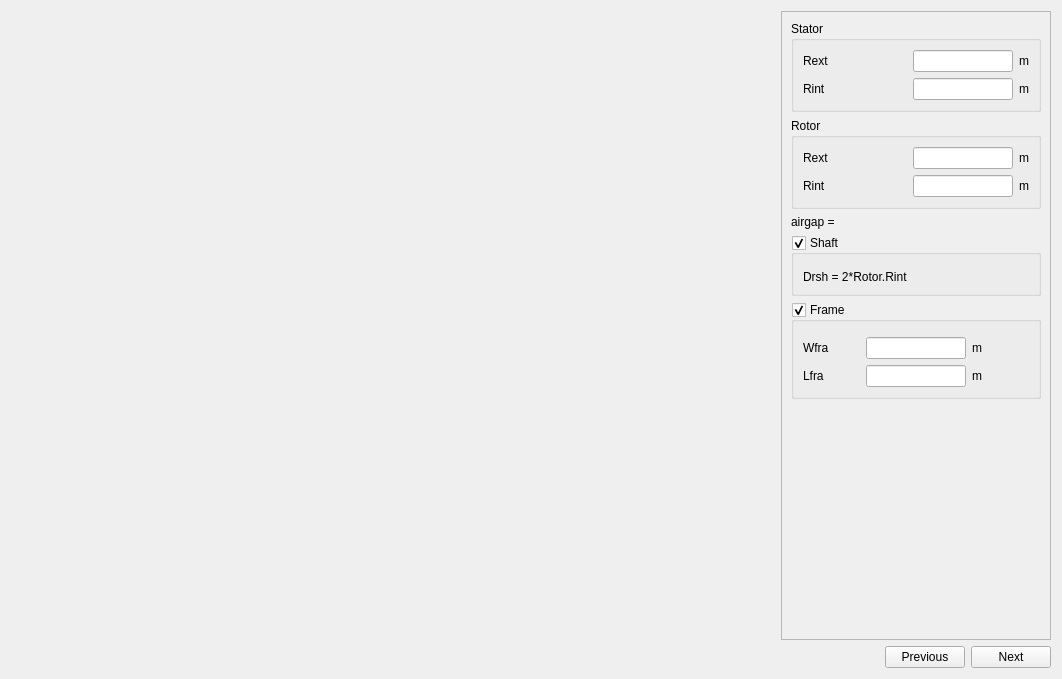
<?xml version="1.0" encoding="UTF-8"?>
<ui version="4.0">
 <class>SMachineDimension</class>
 <widget class="QWidget" name="SMachineDimension">
  <property name="geometry">
   <rect>
    <x>0</x>
    <y>0</y>
    <width>1062</width>
    <height>679</height>
   </rect>
  </property>
  <property name="minimumSize">
   <size>
    <width>650</width>
    <height>550</height>
   </size>
  </property>
  <property name="windowTitle">
   <string>Form</string>
  </property>
  <layout class="QVBoxLayout" name="verticalLayout_3">
   <item>
    <layout class="QHBoxLayout" name="horizontalLayout_2">
     <item>
      <widget class="QLabel" name="img_machine">
       <property name="minimumSize">
        <size>
         <width>0</width>
         <height>0</height>
        </size>
       </property>
       <property name="maximumSize">
        <size>
         <width>16777215</width>
         <height>16777215</height>
        </size>
       </property>
       <property name="text">
        <string/>
       </property>
       <property name="pixmap">
        <pixmap resource="../../../Resources/pyleecan.qrc">:/images/images/MachineSetup/MachineDimension/Dimension_Shaft_Rotor_Stator.png</pixmap>
       </property>
       <property name="scaledContents">
        <bool>false</bool>
       </property>
       <property name="alignment">
        <set>Qt::AlignCenter</set>
       </property>
      </widget>
     </item>
     <item>
      <widget class="QScrollArea" name="scrollArea">
       <property name="minimumSize">
        <size>
         <width>270</width>
         <height>0</height>
        </size>
       </property>
       <property name="maximumSize">
        <size>
         <width>270</width>
         <height>16777215</height>
        </size>
       </property>
       <property name="widgetResizable">
        <bool>true</bool>
       </property>
       <widget class="QWidget" name="scrollAreaWidgetContents">
        <property name="geometry">
         <rect>
          <x>0</x>
          <y>0</y>
          <width>268</width>
          <height>616</height>
         </rect>
        </property>
        <layout class="QVBoxLayout" name="verticalLayout_4">
         <item>
          <widget class="QGroupBox" name="g_stator">
           <property name="minimumSize">
            <size>
             <width>150</width>
             <height>0</height>
            </size>
           </property>
           <property name="maximumSize">
            <size>
             <width>16777215</width>
             <height>16777215</height>
            </size>
           </property>
           <property name="title">
            <string>Stator</string>
           </property>
           <layout class="QGridLayout" name="gridLayout_2">
            <item row="0" column="0">
             <widget class="QLabel" name="in_SRext">
              <property name="minimumSize">
               <size>
                <width>30</width>
                <height>0</height>
               </size>
              </property>
              <property name="toolTip">
               <string>Stator external radius</string>
              </property>
              <property name="text">
               <string>Rext</string>
              </property>
             </widget>
            </item>
            <item row="0" column="1">
             <widget class="FloatEdit" name="lf_SRext">
              <property name="maximumSize">
               <size>
                <width>100</width>
                <height>16777215</height>
               </size>
              </property>
              <property name="toolTip">
               <string>Stator external radius</string>
              </property>
             </widget>
            </item>
            <item row="0" column="2">
             <widget class="QLabel" name="unit_SRext">
              <property name="sizePolicy">
               <sizepolicy hsizetype="Fixed" vsizetype="Preferred">
                <horstretch>0</horstretch>
                <verstretch>0</verstretch>
               </sizepolicy>
              </property>
              <property name="text">
               <string>m</string>
              </property>
             </widget>
            </item>
            <item row="1" column="0">
             <widget class="QLabel" name="in_SRint">
              <property name="minimumSize">
               <size>
                <width>30</width>
                <height>0</height>
               </size>
              </property>
              <property name="toolTip">
               <string>Stator internal radius</string>
              </property>
              <property name="text">
               <string>Rint</string>
              </property>
             </widget>
            </item>
            <item row="1" column="1">
             <widget class="FloatEdit" name="lf_SRint">
              <property name="maximumSize">
               <size>
                <width>100</width>
                <height>100</height>
               </size>
              </property>
              <property name="toolTip">
               <string>Stator internal radius</string>
              </property>
             </widget>
            </item>
            <item row="1" column="2">
             <widget class="QLabel" name="unit_SRint">
              <property name="sizePolicy">
               <sizepolicy hsizetype="Fixed" vsizetype="Preferred">
                <horstretch>0</horstretch>
                <verstretch>0</verstretch>
               </sizepolicy>
              </property>
              <property name="text">
               <string>m</string>
              </property>
             </widget>
            </item>
           </layout>
          </widget>
         </item>
         <item>
          <widget class="QGroupBox" name="g_rotor">
           <property name="title">
            <string>Rotor</string>
           </property>
           <layout class="QGridLayout" name="gridLayout_3">
            <item row="0" column="0">
             <widget class="QLabel" name="in_RRext">
              <property name="minimumSize">
               <size>
                <width>30</width>
                <height>0</height>
               </size>
              </property>
              <property name="toolTip">
               <string>Rotor external radius</string>
              </property>
              <property name="text">
               <string>Rext</string>
              </property>
             </widget>
            </item>
            <item row="0" column="1">
             <widget class="FloatEdit" name="lf_RRext">
              <property name="maximumSize">
               <size>
                <width>100</width>
                <height>16777215</height>
               </size>
              </property>
              <property name="toolTip">
               <string>Rotor external radius</string>
              </property>
             </widget>
            </item>
            <item row="0" column="2">
             <widget class="QLabel" name="unit_RRext">
              <property name="sizePolicy">
               <sizepolicy hsizetype="Fixed" vsizetype="Preferred">
                <horstretch>0</horstretch>
                <verstretch>0</verstretch>
               </sizepolicy>
              </property>
              <property name="text">
               <string>m</string>
              </property>
             </widget>
            </item>
            <item row="1" column="0">
             <widget class="QLabel" name="in_RRint">
              <property name="minimumSize">
               <size>
                <width>30</width>
                <height>0</height>
               </size>
              </property>
              <property name="toolTip">
               <string>Rotor internal radius</string>
              </property>
              <property name="text">
               <string>Rint</string>
              </property>
             </widget>
            </item>
            <item row="1" column="1">
             <widget class="FloatEdit" name="lf_RRint">
              <property name="maximumSize">
               <size>
                <width>100</width>
                <height>100</height>
               </size>
              </property>
              <property name="toolTip">
               <string>Rotor internal radius</string>
              </property>
             </widget>
            </item>
            <item row="1" column="2">
             <widget class="QLabel" name="unit_RRint">
              <property name="sizePolicy">
               <sizepolicy hsizetype="Fixed" vsizetype="Preferred">
                <horstretch>0</horstretch>
                <verstretch>0</verstretch>
               </sizepolicy>
              </property>
              <property name="text">
               <string>m</string>
              </property>
             </widget>
            </item>
           </layout>
          </widget>
         </item>
         <item>
          <widget class="QLabel" name="out_airgap">
           <property name="toolTip">
            <string>mechanical airgap width (distance between stator bore and rotor bore radii)</string>
           </property>
           <property name="text">
            <string>airgap = </string>
           </property>
          </widget>
         </item>
         <item>
          <widget class="QGroupBox" name="g_shaft">
           <property name="minimumSize">
            <size>
             <width>0</width>
             <height>0</height>
            </size>
           </property>
           <property name="title">
            <string>Shaft</string>
           </property>
           <property name="checkable">
            <bool>true</bool>
           </property>
           <layout class="QVBoxLayout" name="verticalLayout">
            <item>
             <widget class="WMatSelectV" name="w_mat_0" native="true">
              <property name="minimumSize">
               <size>
                <width>100</width>
                <height>0</height>
               </size>
              </property>
             </widget>
            </item>
            <item>
             <widget class="QLabel" name="out_Drsh">
              <property name="toolTip">
               <string>Shaft Diameter</string>
              </property>
              <property name="text">
               <string>Drsh = 2*Rotor.Rint</string>
              </property>
             </widget>
            </item>
           </layout>
          </widget>
         </item>
         <item>
          <widget class="QGroupBox" name="g_frame">
           <property name="title">
            <string>Frame</string>
           </property>
           <property name="checkable">
            <bool>true</bool>
           </property>
           <layout class="QVBoxLayout" name="verticalLayout_2">
            <item>
             <widget class="WMatSelectV" name="w_mat_1" native="true">
              <property name="minimumSize">
               <size>
                <width>100</width>
                <height>0</height>
               </size>
              </property>
             </widget>
            </item>
            <item>
             <layout class="QGridLayout" name="gridLayout">
              <item row="1" column="1">
               <widget class="FloatEdit" name="lf_Lfra">
                <property name="maximumSize">
                 <size>
                  <width>100</width>
                  <height>16777215</height>
                 </size>
                </property>
                <property name="toolTip">
                 <string>Frame length</string>
                </property>
                <property name="whatsThis">
                 <string>Frame length</string>
                </property>
               </widget>
              </item>
              <item row="1" column="0">
               <widget class="QLabel" name="in_Lfra">
                <property name="toolTip">
                 <string>Frame length</string>
                </property>
                <property name="whatsThis">
                 <string>Frame length</string>
                </property>
                <property name="text">
                 <string>Lfra</string>
                </property>
               </widget>
              </item>
              <item row="0" column="1">
               <widget class="FloatEdit" name="lf_Wfra">
                <property name="maximumSize">
                 <size>
                  <width>100</width>
                  <height>16777215</height>
                 </size>
                </property>
                <property name="toolTip">
                 <string>Frame width</string>
                </property>
                <property name="whatsThis">
                 <string>Frame width</string>
                </property>
               </widget>
              </item>
              <item row="0" column="0">
               <widget class="QLabel" name="in_Wfra">
                <property name="toolTip">
                 <string>Frame width</string>
                </property>
                <property name="whatsThis">
                 <string>Frame width</string>
                </property>
                <property name="text">
                 <string>Wfra</string>
                </property>
               </widget>
              </item>
              <item row="1" column="2">
               <widget class="QLabel" name="unit_Lfra">
                <property name="toolTip">
                 <string>Frame length</string>
                </property>
                <property name="whatsThis">
                 <string>Frame length</string>
                </property>
                <property name="text">
                 <string>m</string>
                </property>
               </widget>
              </item>
              <item row="0" column="2">
               <widget class="QLabel" name="unit_Wfra">
                <property name="toolTip">
                 <string>Frame width</string>
                </property>
                <property name="whatsThis">
                 <string>Frame width</string>
                </property>
                <property name="text">
                 <string>m</string>
                </property>
               </widget>
              </item>
             </layout>
            </item>
           </layout>
          </widget>
         </item>
         <item>
          <spacer name="verticalSpacer">
           <property name="orientation">
            <enum>Qt::Vertical</enum>
           </property>
           <property name="sizeHint" stdset="0">
            <size>
             <width>20</width>
             <height>40</height>
            </size>
           </property>
          </spacer>
         </item>
        </layout>
       </widget>
      </widget>
     </item>
    </layout>
   </item>
   <item>
    <layout class="QHBoxLayout" name="horizontalLayout">
     <item>
      <spacer name="horizontalSpacer">
       <property name="orientation">
        <enum>Qt::Horizontal</enum>
       </property>
       <property name="sizeHint" stdset="0">
        <size>
         <width>40</width>
         <height>20</height>
        </size>
       </property>
      </spacer>
     </item>
     <item>
      <widget class="QPushButton" name="b_previous">
       <property name="text">
        <string>Previous</string>
       </property>
      </widget>
     </item>
     <item>
      <widget class="QPushButton" name="b_next">
       <property name="text">
        <string>Next</string>
       </property>
      </widget>
     </item>
    </layout>
   </item>
  </layout>
 </widget>
 <customwidgets>
  <customwidget>
   <class>FloatEdit</class>
   <extends>QLineEdit</extends>
   <header>.....GUI/Tools/FloatEdit.h</header>
  </customwidget>
  <customwidget>
   <class>WMatSelectV</class>
   <extends>QWidget</extends>
   <header>.....GUI.Dialog.DMatLib.WMatSelect.WMatSelectV.h</header>
   <container>1</container>
  </customwidget>
 </customwidgets>
 <resources>
  <include location="../../../Resources/pyleecan.qrc"/>
  <include location="../../../Resources/pyleecan.qrc"/>
  <include location="../../../Resources/pyleecan.qrc"/>
 </resources>
 <connections>
  <connection>
   <sender>g_shaft</sender>
   <signal>toggled(bool)</signal>
   <receiver>out_Drsh</receiver>
   <slot>setVisible(bool)</slot>
   <hints>
    <hint type="sourcelabel">
     <x>251</x>
     <y>213</y>
    </hint>
    <hint type="destinationlabel">
     <x>253</x>
     <y>235</y>
    </hint>
   </hints>
  </connection>
  <connection>
   <sender>g_frame</sender>
   <signal>toggled(bool)</signal>
   <receiver>in_Lfra</receiver>
   <slot>setVisible(bool)</slot>
   <hints>
    <hint type="sourcelabel">
     <x>282</x>
     <y>273</y>
    </hint>
    <hint type="destinationlabel">
     <x>292</x>
     <y>292</y>
    </hint>
   </hints>
  </connection>
  <connection>
   <sender>g_frame</sender>
   <signal>toggled(bool)</signal>
   <receiver>unit_Lfra</receiver>
   <slot>setVisible(bool)</slot>
   <hints>
    <hint type="sourcelabel">
     <x>493</x>
     <y>277</y>
    </hint>
    <hint type="destinationlabel">
     <x>479</x>
     <y>290</y>
    </hint>
   </hints>
  </connection>
 </connections>
</ui>
